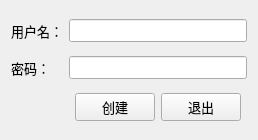
<?xml version="1.0" encoding="UTF-8"?>
<ui version="4.0">
 <class>Form</class>
 <widget class="QWidget" name="Form">
  <property name="geometry">
   <rect>
    <x>0</x>
    <y>0</y>
    <width>237</width>
    <height>140</height>
   </rect>
  </property>
  <property name="font">
   <font>
    <pointsize>10</pointsize>
   </font>
  </property>
  <property name="windowTitle">
   <string>新建用户</string>
  </property>
  <property name="windowIcon">
   <iconset>
    <normaloff>data/picture/logo.png</normaloff>data/picture/logo.png</iconset>
  </property>
  <layout class="QGridLayout" name="gridLayout">
   <item row="0" column="1" colspan="4">
    <widget class="QLineEdit" name="lineEdit"/>
   </item>
   <item row="2" column="0" colspan="2">
    <spacer name="horizontalSpacer">
     <property name="orientation">
      <enum>Qt::Horizontal</enum>
     </property>
     <property name="sizeHint" stdset="0">
      <size>
       <width>135</width>
       <height>20</height>
      </size>
     </property>
    </spacer>
   </item>
   <item row="0" column="0">
    <widget class="QLabel" name="label">
     <property name="text">
      <string>用户名：</string>
     </property>
    </widget>
   </item>
   <item row="1" column="0">
    <widget class="QLabel" name="label_2">
     <property name="text">
      <string>密码：</string>
     </property>
    </widget>
   </item>
   <item row="1" column="1" colspan="4">
    <widget class="QLineEdit" name="lineEdit_2"/>
   </item>
   <item row="2" column="3">
    <widget class="QPushButton" name="pushButton_2">
     <property name="text">
      <string>退出</string>
     </property>
    </widget>
   </item>
   <item row="2" column="2">
    <widget class="QPushButton" name="pushButton">
     <property name="text">
      <string>创建</string>
     </property>
    </widget>
   </item>
  </layout>
 </widget>
 <resources/>
 <connections>
  <connection>
   <sender>pushButton_2</sender>
   <signal>clicked()</signal>
   <receiver>Form</receiver>
   <slot>close()</slot>
   <hints>
    <hint type="sourcelabel">
     <x>190</x>
     <y>111</y>
    </hint>
    <hint type="destinationlabel">
     <x>173</x>
     <y>120</y>
    </hint>
   </hints>
  </connection>
 </connections>
</ui>
